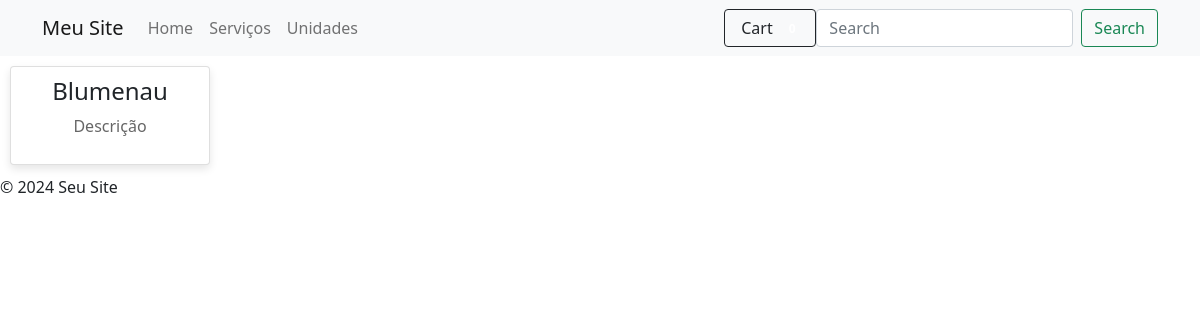
The app's page /, older data.
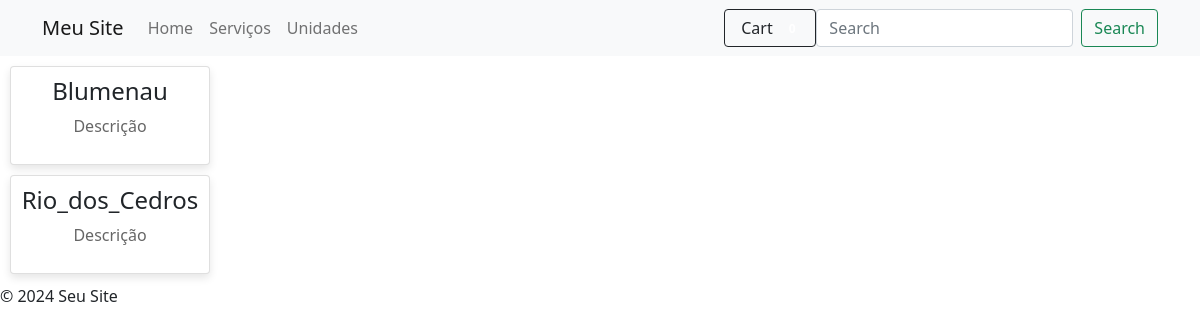
The same page, newer data.
### smarttravel/models.py (models this page shows, shortened)
class Cidade(models.Model):
    nome_cidade = models.SlugField(max_length=254, verbose_name='cidade', unique=True)
    descricao = models.TextField(verbose_name='descrição')
    imagem = models.ImageField(upload_to="imagens/", blank=True)

### smarttravel/views.py (the view)
# urls.py: path('', views.home, name='home'),
def home(request):
    cidades = Cidade.objects.all()
    print(request.user)
    return render(request, 'home.html', {'cidades':cidades})

### cart/context_processors.py (called while the page is built)
def cart(request):
    return {'cart': Cart(request)}

### smarttravel/templates/home.html
{% extends 'base.html' %}
{% block content %}
    {% for cidade in cidades %}
    <div class="card">
      <a href="/cidade/{{cidade.nome_cidade}}">
        <h2 class="card-title">{{cidade.nome_cidade}}</h2>
        <p class="card-description">Descrição</p>
      </a>
    </div>
    {% endfor %}
{% endblock %}

### smarttravel/templates/base.html (shortened to what this page needs)
{% load static %}
<!DOCTYPE html>
<html lang="en">
  <head>
    <link rel="stylesheet" type="text/css" href="{% static 'styles.css' %}" />
    <link
      rel="stylesheet"
      href="https://cdnjs.cloudflare.com/ajax/libs/font-awesome/5.15.3/css/all.min.css"
    />
    <link
      href="https://cdn.jsdelivr.net/npm/bootstrap@5.0.2/dist/css/bootstrap.min.css"
      rel="stylesheet"
    />
  </head>
  <body>
    <nav class="navbar navbar-expand-lg navbar-light bg-light">
      <div class="container">
        <a class="navbar-brand" href="/">Meu Site</a>
        <div class="collapse navbar-collapse" id="navbarSupportedContent">
          <ul class="navbar-nav me-auto mb-2 mb-lg-0">
            <li class="nav-item">
              <a class="nav-link" href="/">Home</a>
            </li>
            <li class="nav-item">
              <a class="nav-link" href="/servicos">Serviços</a>
            </li>
            <li class="nav-item">
              <a class="nav-link" href="/unidades">Unidades</a>
            </li>
          </ul>
          <a href="{% url 'cart_summary' %}" class="btn btn-outline-dark"
            >
            Cart
            <span
              class="badge bg-darktext-white ms-1 rounded-pill"
              id="cart_quantity"
              >0</span
            ></a
          >
          <form class="d-flex">
            <input
              class="form-control me-2"
              type="search"
              placeholder="Search"
              aria-label="Search"
            />
            <button class="btn btn-outline-success" type="submit">
              Search
            </button>
          </form>
        </div>
      </div>
    </nav>
    <div class="content">{% block content %} {% endblock %}</div>
    <footer>
      <p>&copy; 2024 Seu Site</p>
    </footer>
  </body>
</html>

### static/styles.css (style rules this page uses)
.card { border: 1px solid #ddd; padding: 10px; margin: 10px; width: 200px; text-align: center; background-color: #f9f9f9; box-shadow: 0 4px 8px rgba(0, 0, 0, 0.1); transition: box-shadow 0.3s ease-in-out; }
.card a { text-decoration: none; color: inherit; }
.card-title { font-size: 1.5em; margin-bottom: 10px; }
.card-description { color: #666; }

Row changes from the older to the newer data that the page shows:
added Cidade: nome_cidade "Rio_dos_Cedros"
